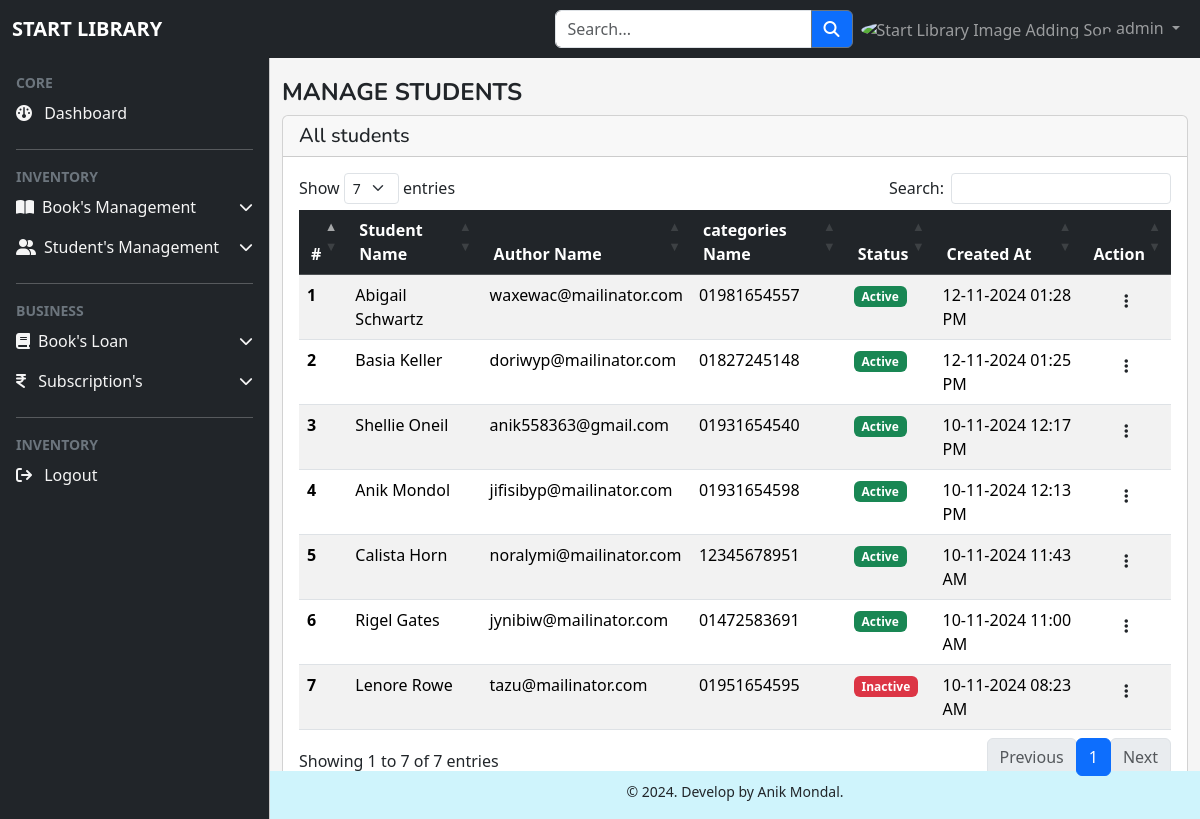
The page /students/index.php (signed in) on the database its author committed.
### tables this page shows
CREATE TABLE `students` (
  `id` int NOT NULL,
  `name` varchar(255) DEFAULT NULL,
  `phone_no` varchar(255) DEFAULT NULL,
  `email` varchar(255) DEFAULT NULL,
  `address` varchar(255) DEFAULT NULL,
  `status` tinyint(1) NOT NULL DEFAULT '1',
  `created_at` timestamp NOT NULL DEFAULT CURRENT_TIMESTAMP,
  `updated_at` timestamp NOT NULL DEFAULT CURRENT_TIMESTAMP
);

### models/student.php (called while the page is built, shortened)
<?php
function getStudents($conn)
{
    $sql = "SELECT * FROM `students` order by id desc";
    $result = $conn->query($sql);
    return $result;
}

### students/index.php (the view, shortened to what this page needs)
<?php
include_once(DIR_URL . "config/database.php");
include_once(DIR_URL . "models/student.php");
$students = getStudents($conn);
?>
<?php include_once(DIR_URL . "include/header.php"); ?>
<body>
    <header>
        <?php
        include_once(DIR_URL . "include/topbar.php");
        include_once(DIR_URL . "include/sidebar.php");
        ?>
    </header>
    <main class="mt-1 pt-3">
        <section class="container-fluid">
            <div class="row">
                <div class="col-md-12">
                    <h4 class="fw-bold text-uppercase">Manage students</h4>
                </div>
            </div>
            <div class="col-md-12">
                <div class="card">
                    <h5 class="card-header">All students</h5>
                    <div class="card-body">
                        <table id="data-table" class="table table-responsive table-striped" style="width:100%">
                            <thead class="table-dark">
                                <tr>
                                    <th scope="col">#</th>
                                    <th scope="col">Student Name</th>
                                    <th scope="col">Author Name</th>
                                    <th scope="col">categories Name</th>
                                    <th scope="col">Status</th>
                                    <th scope="col">Created At</th>
                                    <th scope="col">Action</th>
                                </tr>
                            </thead>
                            <tbody>
                                <?php
                                if ($students->num_rows > 0) {
                                    $i = 1;
                                    while ($row = $students->fetch_assoc()) {
                                        $modalId = "centeredModal" . $row['id'];
                                ?>
                                        <tr>
                                            <th><?= $i++; ?></th>
                                            <td><?= $row["name"]; ?></td>
                                            <td><?= $row["email"]; ?></td>
                                            <td><?= $row["phone_no"]; ?></td>
                                            <td><?php
                                                if ($row["status"] == 1) {
                                                    echo '<span class="badge text-bg-success">Active</span>';
                                                } else {
                                                    echo '<span class="badge text-bg-danger">Inactive</span>';
                                                }
                                                ?></td>
                                            <td><?= date("d-m-Y h:i A", strtotime($row["created_at"])); ?></td>
                                            <td class="text-center">
                                                <div class="btn border-0" data-bs-toggle="modal" data-bs-target="#<?= $modalId; ?>">
                                                    <i class="fa-solid fa-ellipsis-vertical"></i>
                                                </div>
                                            </td>
                                        </tr>
                                <?php
                                    }
                                }
                                ?>
                            </tbody>
                        </table>
                    </div>
                </div>
            </div>
        </section>
        <?php include_once(DIR_URL . "include/footer.php") ?>
    </main>
    <?php include_once(DIR_URL . "include/footer_end.php") ?>

### assets/css/style.css (style rules this page uses)
body { background-color: var(--color-white); }
:root { --offcanvas-width: 270px; --color-white: #f5f5f5; --topNavbarHeight: 56px; --body-background: #212529; }
@media (min-width: 992px) { main { margin-left: var(--offcanvas-width); } }

### rows shown on the page
students: name "Abigail Schwartz", email "waxewac@mailinator.com", phone_no "01981654557", status "Active", created_at "12-11-2024 01:28 PM"
students: name "Basia Keller", email "doriwyp@mailinator.com", phone_no "01827245148", status "Active", created_at "12-11-2024 01:25 PM"
students: name "Shellie Oneil", email "anik558363@gmail.com", phone_no "01931654540", status "Active", created_at "10-11-2024 12:17 PM"
students: name "Anik Mondol", email "jifisibyp@mailinator.com", phone_no "01931654598", status "Active", created_at "10-11-2024 12:13 PM"
students: name "Calista Horn", email "noralymi@mailinator.com", phone_no "12345678951", status "Active", created_at "10-11-2024 11:43 AM"
students: name "Rigel Gates", email "jynibiw@mailinator.com", phone_no "01472583691", status "Active", created_at "10-11-2024 11:00 AM"
students: name "Lenore Rowe", email "tazu@mailinator.com", phone_no "01951654595", status "Inactive", created_at "10-11-2024 08:23 AM"

### other values the page prints
$_SESSION["user"]["name"] "admin"
